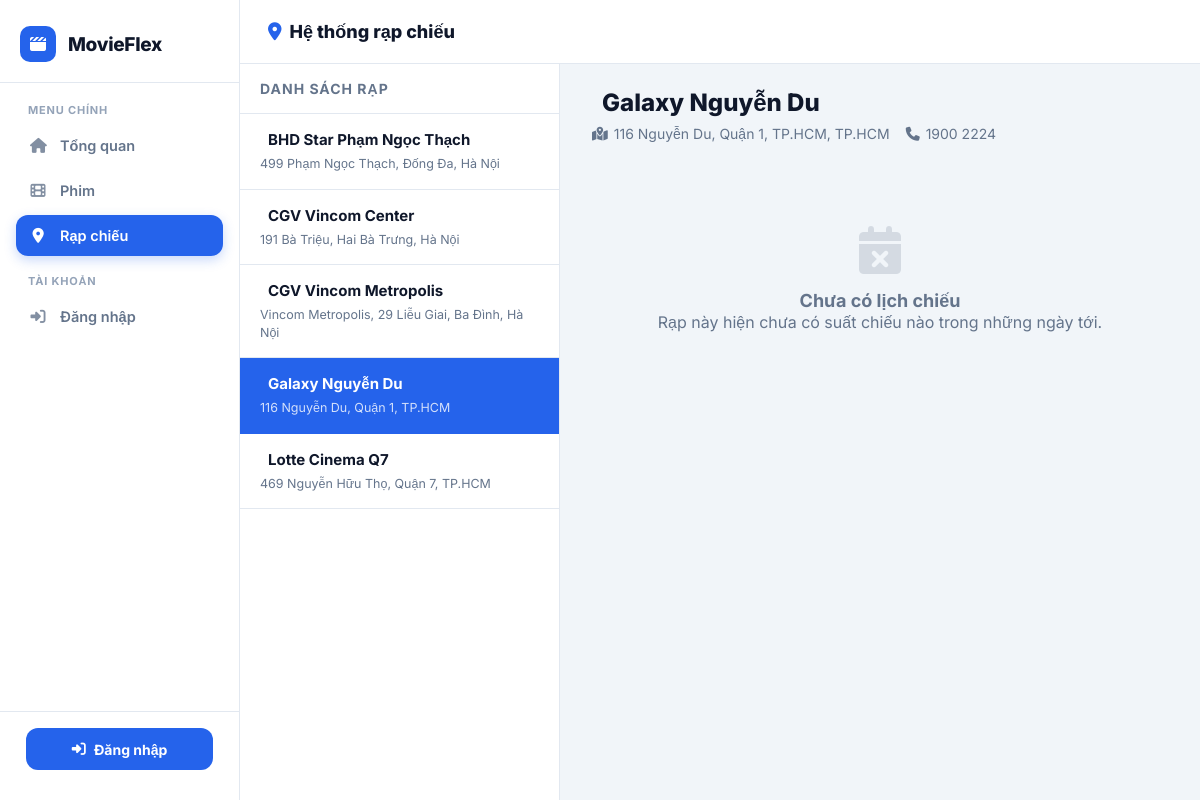
The page /fe/pages/cinemas.php?id=3 on the database its author committed.
### tables this page shows
CREATE TABLE `cinemas` (
  `id` int(10) UNSIGNED NOT NULL,
  `name` varchar(200) NOT NULL,
  `address` text NOT NULL,
  `city` varchar(100) DEFAULT 'Hà Nội',
  `phone` varchar(20) DEFAULT NULL,
  `logo_url` varchar(500) DEFAULT NULL
);

### fe/pages/cinemas.php (the view, shortened to what this page needs)
<?php
require_once __DIR__ . '/../../be/config/db.php';
$cinema_id = (int)($_GET['id'] ?? 0);
$cinemas = $pdo->query("SELECT * FROM cinemas ORDER BY name ASC")->fetchAll();
$selected_cinema = null;
foreach ($cinemas as $c) {
    if ($c['id'] == $cinema_id) {
        $selected_cinema = $c;
        break;
    }
}
$grouped_showtimes = [];
$dates = array_keys($grouped_showtimes);
?>
<!DOCTYPE html>
<html lang="vi">
<head>
<link rel="stylesheet" href="https://cdnjs.cloudflare.com/ajax/libs/font-awesome/6.4.0/css/all.min.css">
</head>
<body>
<?php include __DIR__ . '/../components/sidebar.php'; ?>
<div class="main">
  <div class="topbar">
    <h1><i class="fa-solid fa-location-dot" style="color:var(--blue);margin-right:8px"></i>Hệ thống rạp chiếu</h1>
  </div>
  <div class="content">
    <div class="cinema-list">
      <div class="cl-header">Danh sách rạp</div>
      <?php foreach($cinemas as $c): ?>
      <a href="?id=<?= $c['id'] ?>" class="cl-item <?= $c['id']==$cinema_id ? 'active':'' ?>">
        <div class="cl-name"><i class="fa-solid fa-camera-movie"></i> <?= htmlspecialchars($c['name']) ?></div>
        <div class="cl-addr"><?= htmlspecialchars($c['address']) ?></div>
      </a>
      <?php endforeach; ?>
    </div>
    <div class="st-view">
      <?php if($selected_cinema): ?>
      <div class="st-header">
        <h2 class="st-title"><i class="fa-solid fa-camera-movie" style="color:var(--blue)"></i> <?= htmlspecialchars($selected_cinema['name']) ?></h2>
        <div class="st-desc">
          <span><i class="fa-solid fa-map-location-dot"></i> <?= htmlspecialchars($selected_cinema['address'].', '.$selected_cinema['city']) ?></span>
          <span><i class="fa-solid fa-phone"></i> <?= htmlspecialchars($selected_cinema['phone'] ?? '—') ?></span>
        </div>
      </div>
      <?php if(empty($dates)): ?>
        <div class="empty-state">
          <i class="fa-solid fa-calendar-xmark"></i>
          <h3>Chưa có lịch chiếu</h3>
          <p>Rạp này hiện chưa có suất chiếu nào trong những ngày tới.</p>
        </div>
      <?php endif; ?>
      <?php endif; ?>
    </div>
  </div>
</div>
</body>
</html>

### fe/pages/cinemas.php (style rules this page uses)
html,body { margin:0;padding:0;height:100%;overflow:hidden }
*,*::before,*::after { margin:0;padding:0;box-sizing:border-box }
:root { --blue:#2563EB;--blue-h:#1D4ED8; --sb:#0F172A;--sbw:240px; --bg:#F1F5F9;--card:#fff; --text:#0F172A;--muted:#64748B;--light:#94A3B8;--border:#E2E8F0; --radius:14px;--sh:0 2px 16px rgba(15,23,42,.08); }
body { font-family:'Inter',sans-serif;background:var(--bg);color:var(--text);display:flex;height:100vh;width:100vw;overflow:hidden;position:fixed;inset:0 }
.main { margin-left:var(--sbw, 240px);flex:1;display:flex;flex-direction:column;height:100vh;overflow:hidden }
.topbar { background:var(--card);border-bottom:1px solid var(--border);padding:0 28px;height:64px;display:flex;align-items:center;gap:16px;position:sticky;top:0;z-index:50 }
.topbar h1 { font-size:18px;font-weight:800 }
.content { flex:1;display:flex;height:calc(100vh - 64px);overflow:hidden }
.cinema-list { width:320px;background:var(--card);border-right:1px solid var(--border);overflow-y:auto;display:flex;flex-direction:column }
.cl-header { padding:16px 20px;font-size:14px;font-weight:700;border-bottom:1px solid var(--border);color:var(--muted);text-transform:uppercase;letter-spacing:1px;position:sticky;top:0;background:var(--card);z-index:10 }
.cl-item { padding:16px 20px;border-bottom:1px solid var(--border);cursor:pointer;transition:all .2s;display:block;text-decoration:none }
.cl-item.active { background:var(--blue);border-color:var(--blue) }
.cl-name { font-size:15px;font-weight:700;color:var(--text);margin-bottom:6px;display:flex;align-items:center;gap:8px }
.cl-item.active .cl-name { color:#fff }
.cl-addr { font-size:12.5px;color:var(--muted);line-height:1.4 }
.cl-item.active .cl-addr { color:rgba(255,255,255,.8) }
.st-view { flex:1;overflow-y:auto;padding:24px 32px;background:var(--bg) }
.st-header { margin-bottom:24px }
.st-title { font-size:24px;font-weight:800;margin-bottom:8px;display:flex;align-items:center;gap:10px }
.st-desc { font-size:14px;color:var(--muted);display:flex;align-items:center;gap:16px }
.st-desc span { display:flex;align-items:center;gap:6px }
.empty-state { text-align:center;padding:60px 20px;color:var(--muted) }
.empty-state i { font-size:48px;opacity:.2;margin-bottom:16px }
.empty-state h3 { font-size:18px;font-weight:700 }

### rows shown on the page
cinemas: name "BHD Star Phạm Ngọc Thạch", address "499 Phạm Ngọc Thạch, Đống Đa, Hà Nội"
cinemas: name "CGV Vincom Center", address "191 Bà Triệu, Hai Bà Trưng, Hà Nội"
cinemas: name "CGV Vincom Metropolis", address "Vincom Metropolis, 29 Liễu Giai, Ba Đình, Hà Nội"
cinemas: name "Galaxy Nguyễn Du", address "116 Nguyễn Du, Quận 1, TP.HCM", address+city "116 Nguyễn Du, Quận 1, TP.HCM, TP.HCM", phone "1900 2224"
cinemas: name "Lotte Cinema Q7", address "469 Nguyễn Hữu Thọ, Quận 7, TP.HCM"
